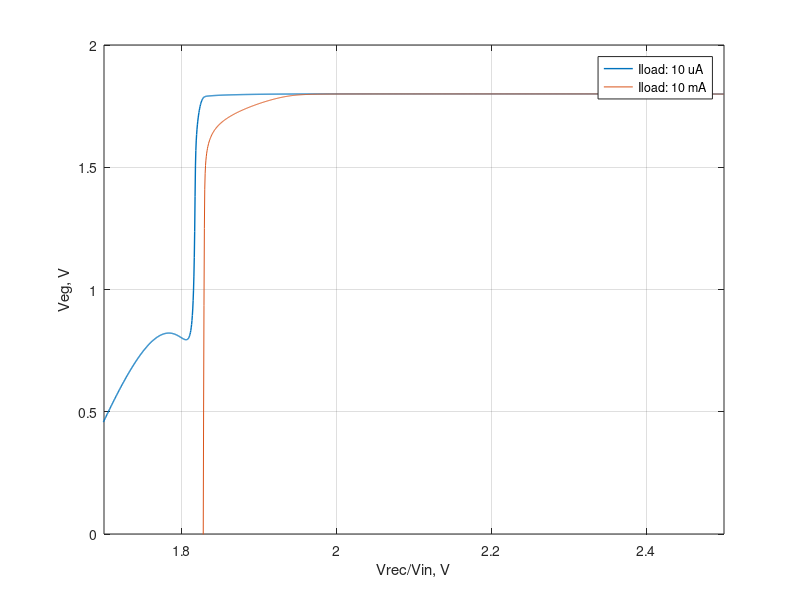

Write the MATLAB code that produced this figure. (Note: this script raises an error after producing the figure.)
%% Load 
clear all;
load('ldo_dc_sch.mat');
% data includes 

%%
plotwidth = 1;

f1 = figure(1);
p1 = plot(dc_sch, vreg_dcu_sch); hold on;
     plot(dc_sch, vreg_dcm_sch);
set(p1, 'linewidth', plotwidth);
grid on;
%legend1 = sprintf('Iload: 10 uA, Vreg = %.3f, Vdrop = %3.f mV', mean(vreg_dcu_sch(495:end)), (dc_sch(495)-dc_sch(439))*1000);
%legend2 = sprintf('Iload: 10 mA, Vreg = %.3f, Vdrop = %3.f mV', mean(vreg_dcm_sch(682:end)), (dc_sch(682)-dc_sch(457))*1000);
legend('Iload: 10 uA','Iload: 10 mA', 'location', 'best');
xlabel('Vrec/Vin, V'); ylabel('Veg, V');
xlim([1.7, 2.5]); 
ylim([0, 2]);
index1 = find(round(vreg_dcu_sch, 3) == 1.795, 1);
index2 = find(round(vreg_dcm_sch, 3) == 1.795, 1);
txt1 = sprintf('Vrec Min = %.2f V', dc_sch(index1));
txt2 = sprintf('Vrec Min = %.2f V', dc_sch(index2));

plot(dc_sch(index1), vreg_dcu_sch(index1), '*');
plot(dc_sch(index2), vreg_dcm_sch(index2), '*');
legend('Iload: 10 uA','Iload: 10 mA', txt1, txt2', 'location', 'best');


%% save image
set(f1,'Units','Inches');
pos = get(f1,'Position');
set(f1,'PaperPositionMode','Auto','PaperUnits','Inches','PaperSize',[pos(3), pos(4)]);
print(f1, 'ldo_dc.pdf', '-dpdf');
movefile('ldo_dc.pdf','../img/ldo_dc.pdf');